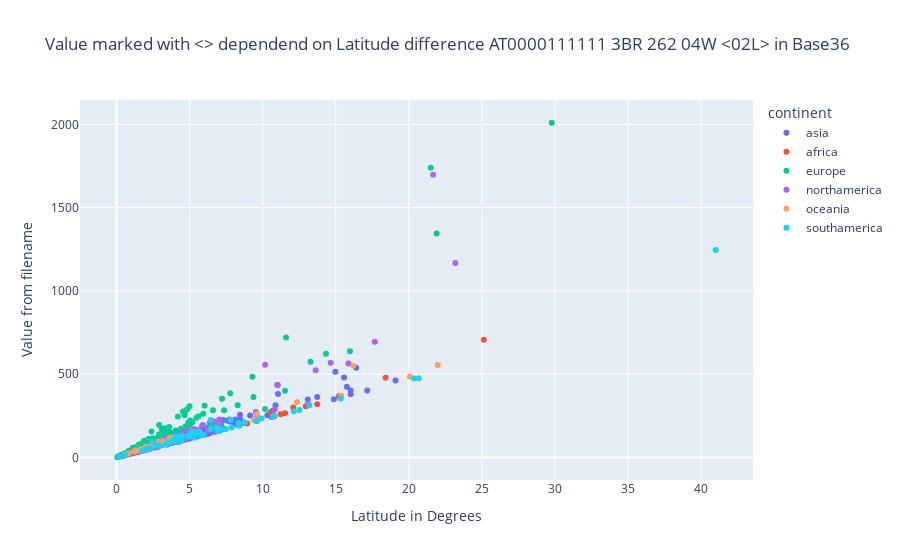

The cell this chart's notebook holds for it:
### Code cell
fig = px.scatter(
    df,
    x="angleDiffLatgitude",
    y="f4",
    color="continent",
    title="Value marked with <> dependend on Latitude difference AT0000111111 3BR 262 04W <02L> in Base36",
    hover_name="name",
    hover_data=["angleDiffLatgitude", "f4"],
    labels={
        "f4": "Value from filename",
        "angleDiffLatgitude": "Latitude in Degrees",
    },
)
fig.write_html("docs/f4-angleDiffLatgitude.html")
fig.show()

### Figure 1 — Plotly figure (JSON) as saved in the notebook; plotly's stock layout.template omitted (floating-point values rounded to 4 significant figures; data arrays with more than 128 entries replaced by an {"elided": "..."} marker saying what was removed)
{"data": [{"hovertemplate": "<b>%{hovertext}</b><br><br>continent=asia<br>Latitude in Degrees=%{x}<br>Value from filename=%{y}<extra></extra>", "hovertext": {"elided": "143 str values"}, "legendgroup": "asia", "marker": {"color": "#636efa", "symbol": "circle"}, "mode": "markers", "name": "asia", "orientation": "v", "showlegend": true, "type": "scatter", "x": {"elided": "143 float values"}, "xaxis": "x", "y": {"elided": "143 int values"}, "yaxis": "y"}, {"hovertemplate": "<b>%{hovertext}</b><br><br>continent=africa<br>Latitude in Degrees=%{x}<br>Value from filename=%{y}<extra></extra>", "hovertext": ["africa_Algeria", "africa_Angola", "africa_Djibouti", "africa_Egypt", "africa_Ethiopia", "africa_Kenya", "africa_Madagascar", "africa_Mauritius", "africa_Namibia", "africa_Nigeria", "africa_RepublicofCongo", "africa_RepublicofSouthAfrica", "africa_Reunion", "africa_Rwanda", "africa_Sudan", "africa_Swaziland", "africa_Tanzania"], "legendgroup": "africa", "marker": {"color": "#EF553B", "symbol": "circle"}, "mode": "markers", "name": "africa", "orientation": "v", "showlegend": true, "type": "scatter", "x": [18.41, 13.73, 1.915, 10.54, 11.53, 9.6, 15.22, 10.66, 12.09, 11.22, 8.93, 25.13, 0.955, 1.835, 12.95, 1.6, 10.8], "xaxis": "x", "y": [479, 319, 44, 271, 266, 219, 367, 252, 300, 259, 204, 707, 23, 42, 307, 41, 247], "yaxis": "y"}, {"hovertemplate": "<b>%{hovertext}</b><br><br>continent=europe<br>Latitude in Degrees=%{x}<br>Value from filename=%{y}<extra></extra>", "hovertext": {"elided": "372 str values"}, "legendgroup": "europe", "marker": {"color": "#00cc96", "symbol": "circle"}, "mode": "markers", "name": "europe", "orientation": "v", "showlegend": true, "type": "scatter", "x": {"elided": "372 float values"}, "xaxis": "x", "y": {"elided": "372 int values"}, "yaxis": "y"}, {"hovertemplate": "<b>%{hovertext}</b><br><br>continent=northamerica<br>Latitude in Degrees=%{x}<br>Value from filename=%{y}<extra></extra>", "hovertext": ["northamerica_HaitiAndDomrep", "northamerica_America_Alabama", "northamerica_America_Alaska", "northamerica_America_Arizona", "northamerica_America_Arkansas", "northamerica_America_California", "northamerica_America_Colorado", "northamerica_America_Connecticut", "northamerica_America_Delaware", "northamerica_America_Florida", "northamerica_America_Georgia", "northamerica_America_Hawaii", "northamerica_America_Idaho", "northamerica_America_Illinois", "northamerica_America_Indiana", "northamerica_America_Iowa", "northamerica_America_Kansas", "northamerica_America_Kentucky", "northamerica_America_Louisiana", "northamerica_America_Maine", "northamerica_America_Maryland", "northamerica_America_Massachusetts", "northamerica_America_Minnesota", "northamerica_America_Michigan", "northamerica_America_Mississippi", "northamerica_America_Missouri", "northamerica_America_Montana", "northamerica_America_Nebraska", "northamerica_America_Nevada", "northamerica_America_NewJersey", "northamerica_America_NewHampshire", "northamerica_America_Newmexico", "northamerica_America_NewYorkstate", "northamerica_America_NorthCarolina", "northamerica_America_NorthDakota", "northamerica_America_Ohio", "northamerica_America_Oklahomastate", "northamerica_America_Oregon", "northamerica_America_Pennsylvania", "northamerica_America_RhodeIsland", "northamerica_America_SouthCarolina", "northamerica_America_SouthDakota", "northamerica_America_Tennessee", "northamerica_America_Texas", "northamerica_America_ThestateofWisconsin", "northamerica_America_Utah", "northamerica_America_Vermont", "northamerica_America_Virginia", "northamerica_America_WashingtonState", "northamerica_America_Washington,D.C", "northamerica_America_WestVirginia", "northamerica_America_Wyoming", "northamerica_Belize", "northamerica_Canada_Alberta", "northamerica_Canada_BritishColumbia", "northamerica_Canada_Manitoba", "northamerica_Canada_NewBrunswick", "northamerica_Canada_NewfoundlandandLabrador", "northamerica_Canada_Northwestregion", "northamerica_Canada_NovaScotia", "northamerica_Canada_Ontario", "northamerica_Canada_PrinceEdwardIsland", "northamerica_Canada_Quebec", "northamerica_Canada_Saskatchewan", "northamerica_Canada_Yukon", "northamerica_CostaRica", "northamerica_Cuba", "northamerica_Honduras", "northamerica_Guatemala", "northamerica_Jamaica", "northamerica_Mexico_Aguascalientes", "northamerica_Mexico_BajaCalifornia", "northamerica_Mexico_BajaCaliforniaSur", "northamerica_Mexico_Campeche", "northamerica_Mexico_Chiapas", "northamerica_Mexico_Chihuahua", "northamerica_Mexico_Coahuila", "northamerica_Mexico_Colima", "northamerica_Mexico_Durango", "northamerica_Mexico_Guanajuato", "northamerica_Mexico_Guerrero", "northamerica_Mexico_Jalisco", "northamerica_Mexico_MexicoCity", "northamerica_Mexico_Michoacan", "northamerica_Mexico_Morelos", "northamerica_Mexico_Nayarit", "northamerica_Mexico_NuevoLeon", "northamerica_Mexico_Oaxaca", "northamerica_Mexico_Queretaro", "northamerica_Mexico_QuintanaRoo", "northamerica_Mexico_SanLuisPotosí", "northamerica_Mexico_Sinaloa", "northamerica_Mexico_Sonora", "northamerica_Mexico_StateofHidalgo", "northamerica_Mexico_StateofMexico", "northamerica_Mexico_Tabasco", "northamerica_Mexico_StateofPuebla", "northamerica_Mexico_Tamaulipas", "northamerica_Mexico_Tlaxcala", "northamerica_Mexico_Veracruz", "northamerica_Mexico_Yucatan", "northamerica_Mexico_Zacatecas", "northamerica_Nicaragua", "northamerica_Panama", "northamerica_PuertoRico", "northamerica_Salvador"], "legendgroup": "northamerica", "marker": {"color": "#ab63fa", "symbol": "circle"}, "mode": "markers", "name": "northamerica", "orientation": "v", "showlegend": true, "type": "scatter", "x": [4.454, 4.905, 23.18, 5.679, 3.512, 9.534, 4.014, 1.088, 1.395, 6.803, 4.65, 13.1, 7.025, 5.542, 3.994, 3.129, 3.012, 2.655, 4.876, 4.608, 1.846, 2.005, 5.908, 6.656, 4.959, 4.622, 4.652, 3.002, 7.003, 2.604, 2.613, 5.673, 4.578, 3.46, 3.082, 3.935, 3.39, 4.34, 2.851, 1.029, 3.189, 3.471, 1.698, 10.83, 4.926, 5.007, 2.292, 2.931, 3.464, 0.2047, 3.448, 4.029, 2.61, 11.01, 13.63, 11.02, 4.031, 14.65, 21.67, 5.315, 15.87, 1.983, 17.67, 11.01, 10.17, 5.925, 4.219, 4.7, 5.072, 2.81, 0.88, 4.755, 5.17, 3.08, 3.495, 6.265, 5.375, 1.25, 4.54, 1.965, 2.615, 3.865, 0.553, 2.52, 0.808, 2.52, 4.675, 3.055, 1.695, 3.75, 3.37, 4.615, 6.24, 1.84, 1.96, 1.44, 3.015, 5.515, 0.665, 5.375, 2.115, 4.125, 4.36, 2.875, 1.297, 1.465], "xaxis": "x", "y": [108, 133, 1167, 156, 97, 273, 117, 33, 41, 175, 126, 323, 228, 164, 118, 96, 87, 76, 129, 149, 54, 61, 195, 215, 134, 135, 154, 91, 204, 77, 83, 156, 142, 96, 104, 118, 95, 138, 86, 31, 87, 110, 48, 288, 158, 148, 72, 84, 116, 6, 100, 125, 62, 435, 523, 435, 133, 569, 1697, 170, 564, 66, 694, 435, 557, 136, 103, 111, 120, 67, 22, 126, 130, 74, 83, 163, 138, 30, 114, 47, 63, 94, 13, 61, 19, 62, 118, 73, 41, 91, 83, 116, 163, 45, 48, 34, 73, 139, 16, 130, 51, 102, 102, 66, 32, 34], "yaxis": "y"}, {"hovertemplate": "<b>%{hovertext}</b><br><br>continent=oceania<br>Latitude in Degrees=%{x}<br>Value from filename=%{y}<extra></extra>", "hovertext": ["oceania_Australia_Capitalterritory", "oceania_Australia_NewSouthWales", "oceania_Australia_NorthernTerritory", "oceania_Australia_Queensland", "oceania_Australia_SouthAustralia", "oceania_Australia_Tasmania", "oceania_Australia_Victoria", "oceania_Australia_WesternAustralia", "oceania_NewZealand_Auckland", "oceania_NewZealand_BayofPlenty", "oceania_NewZealand_Canterbury", "oceania_NewZealand_ChathamIslands", "oceania_NewZealand_Gisborne", "oceania_NewZealand_Hawke'sBay", "oceania_NewZealand_Marlborough", "oceania_NewZealand_ManawatuWanganui", "oceania_NewZealand_Nelson", "oceania_NewZealand_Northland", "oceania_NewZealand_Otago", "oceania_NewZealand_Southland", "oceania_NewZealand_Taranachi", "oceania_NewZealand_Tasman", "oceania_NewZealand_Waikato", "oceania_NewZealand_Wellington", "oceania_NewZealand_WestBank", "oceania_NorthernMarianaIslands"], "legendgroup": "oceania", "marker": {"color": "#FFA15A", "symbol": "circle"}, "mode": "markers", "name": "oceania", "orientation": "v", "showlegend": true, "type": "scatter", "x": [0.804, 9.61, 15.37, 20.07, 12.35, 16.2, 5.26, 21.98, 1.664, 2.108, 3.171, 1.322, 1.642, 1.881, 2.025, 2.336, 0.585, 2.362, 2.882, 3.595, 1.364, 2.005, 3.041, 1.184, 3.867, 9.38], "xaxis": "x", "y": [23, 261, 370, 486, 333, 550, 149, 555, 47, 61, 99, 42, 48, 55, 61, 69, 18, 66, 94, 117, 40, 61, 87, 36, 120, 226], "yaxis": "y"}, {"hovertemplate": "<b>%{hovertext}</b><br><br>continent=southamerica<br>Latitude in Degrees=%{x}<br>Value from filename=%{y}<extra></extra>", "hovertext": ["southamerica_Argentina_CatamarcaProvince", "southamerica_Argentina_ChacoProvince", "southamerica_Argentina_ChubutProvince", "southamerica_Argentina_CordobaProvince", "southamerica_Argentina_Corrientes", "southamerica_Argentina_FormosaProvince", "southamerica_Argentina_JujuyProvince", "southamerica_Argentina_LaPampa", "southamerica_Argentina_LaRioja", "southamerica_Argentina_MendozaProvince", "southamerica_Argentina_MisionesProvince", "southamerica_Argentina_MunicipalityofBuenosAires", "southamerica_Argentina_ProvinceofBuenosAires", "southamerica_Argentina_provinceofentrerios", "southamerica_Argentina_ProvinceofNeuquen", "southamerica_Argentina_RioNegro", "southamerica_Argentina_SaltaProvince", "southamerica_Argentina_sanjuanprovince", "southamerica_Argentina_SantaCruzProvince", "southamerica_Argentina_SantaFeProvince", "southamerica_Argentina_SantiagodelEstero", "southamerica_Argentina_stlouis", "southamerica_Argentina_TierradelFuego", "southamerica_Argentina_TucumanProvince", "southamerica_ArubaIsland", "southamerica_Brazil_Acre", "southamerica_Brazil_Alagoas", "southamerica_Brazil_Amapa", "southamerica_Brazil_Amazonas", "southamerica_Brazil_Bahia", "southamerica_Brazil_CantonofPar", "southamerica_Brazil_Ceara", "southamerica_Brazil_FederalCapital", "southamerica_Brazil_Maranhão", "southamerica_Brazil_MatoGrosso", "southamerica_Brazil_MatoGrossodoSul", "southamerica_Brazil_MinasGerais", "southamerica_Brazil_Paraiba", "southamerica_Brazil_Paraná", "southamerica_Brazil_pernambuco", "southamerica_Brazil_RioGrandedoNorte", "southamerica_Brazil_Piaui", "southamerica_Brazil_RioGrandedoSul", "southamerica_Brazil_Rondônia", "southamerica_Brazil_Roraima", "southamerica_Brazil_SantaCatarina", "southamerica_Brazil_SaoPauloState", "southamerica_Brazil_Sergipe", "southamerica_Brazil_StateofEspiritoSan", "southamerica_Brazil_StateofGoias", "southamerica_Brazil_StateofRioDeJaneiro", "southamerica_Brazil_Tocantins", "southamerica_Chile", "southamerica_Colombia", "southamerica_Ecuador", "southamerica_Guyana", "southamerica_Paraguay", "southamerica_Peru", "southamerica_Polivia", "southamerica_Suriname", "southamerica_TrinidadandTobago", "southamerica_Venezuela", "southamerica_Uruguay"], "legendgroup": "southamerica", "marker": {"color": "#19d3f3", "symbol": "circle"}, "mode": "markers", "name": "southamerica", "orientation": "v", "showlegend": true, "type": "scatter", "x": [4.995, 4.045, 4.05, 5.555, 3.5, 4.455, 2.875, 4.37, 4.28, 5.615, 2.71, 0.187, 7.815, 3.92, 5.09, 4.47, 4.44, 4.27, 6.44, 6.425, 4.87, 4.205, 2.435, 1.995, 0.573, 4.07, 1.88, 5.95, 12.13, 9.92, 12.51, 5.325, 0.59, 9.54, 10.77, 6.95, 8.77, 2.32, 4.245, 10.68, 3.375, 8.395, 6.825, 5.76, 6.92, 3.51, 5.745, 2.095, 3.66, 7.145, 2.955, 8.335, 40.99, 20.68, 7.868, 7.475, 8.35, 20.37, 13.19, 4.435, 1.73, 15.34, 5.367], "xaxis": "x", "y": [128, 102, 128, 150, 91, 111, 71, 125, 112, 156, 69, 6, 224, 106, 149, 132, 111, 113, 225, 171, 126, 115, 94, 51, 14, 94, 44, 135, 277, 233, 285, 121, 14, 219, 252, 169, 211, 54, 106, 244, 77, 192, 180, 133, 157, 90, 142, 48, 89, 170, 73, 192, 1245, 475, 179, 171, 207, 474, 313, 101, 40, 354, 146], "yaxis": "y"}], "layout": {"legend": {"title": {"text": "continent"}, "tracegroupgap": 0}, "title": {"text": "Value marked with <> dependend on Latitude difference AT0000111111 3BR 262 04W <02L> in Base36"}, "xaxis": {"anchor": "y", "domain": [0, 1], "title": {"text": "Latitude in Degrees"}}, "yaxis": {"anchor": "x", "domain": [0, 1], "title": {"text": "Value from filename"}}}}
